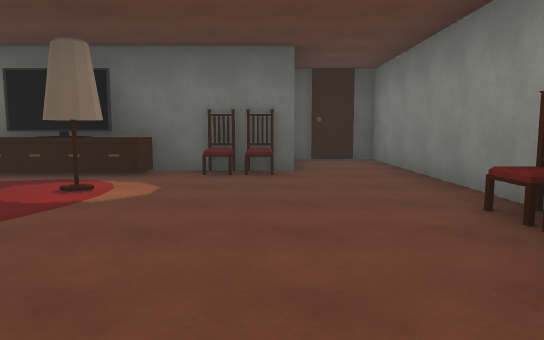
[1] (above)

16 first-person views from a walk through a scene from a Unity 3-D project. The camera is 1.3 m above the floor, tilts 6° down and sees 70° across. Doors are open. The floor is counted in squares, 2 m on a side. Each view is taken from the middle of a square. On the plan, view 1 faces up. The plan holds only what a view shows up to about 11 squares ahead; the rest is blank. The place goes on beyond the plan. The player is left out. Some surface patterns are stand-ins.

[2]
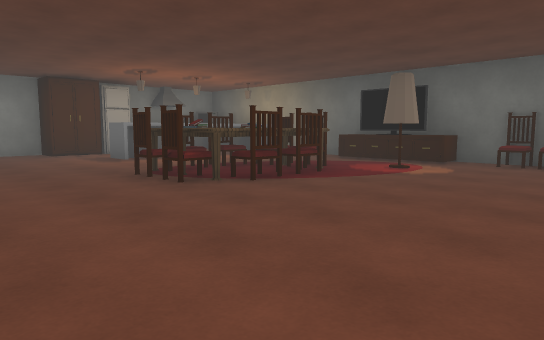

[3]
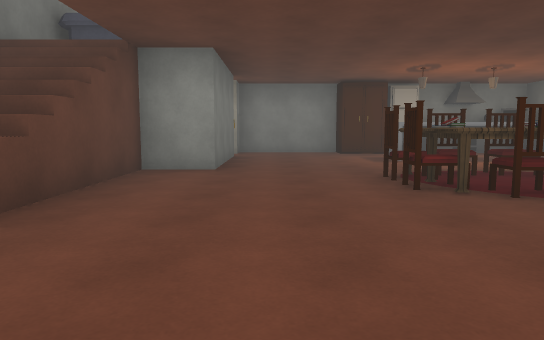

[4]
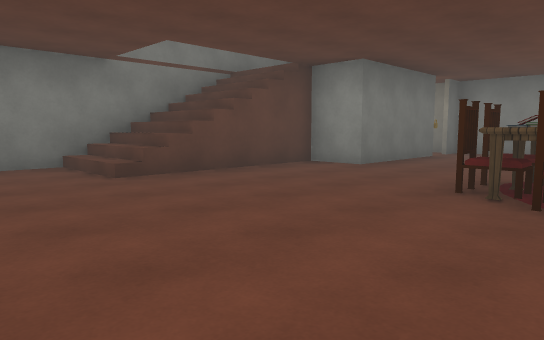

[5]
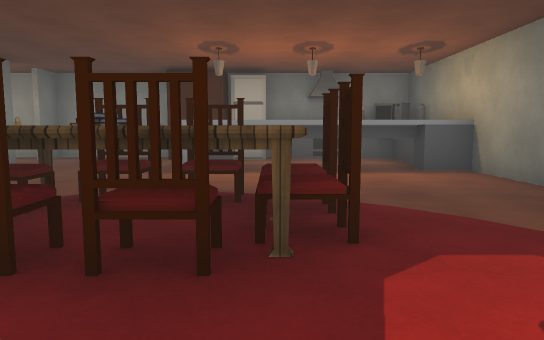

[6]
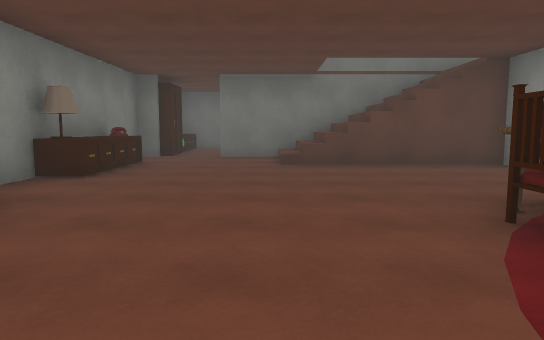

[7]
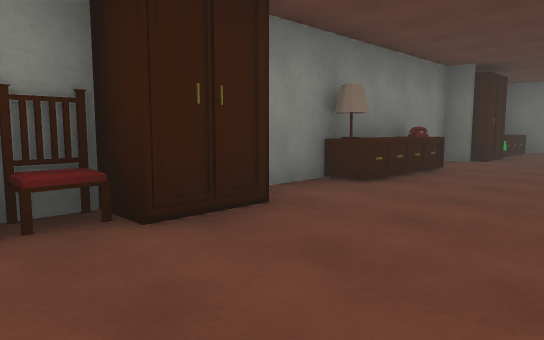

[8]
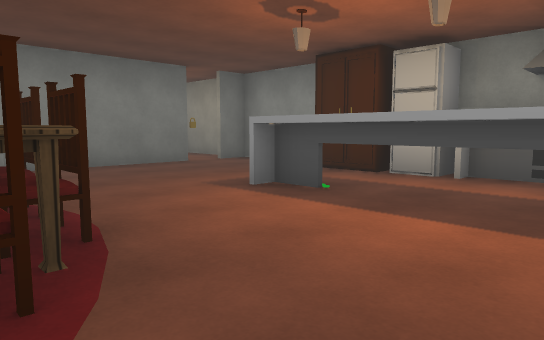

[9]
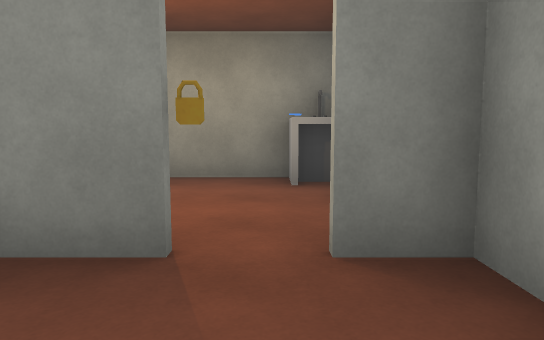

[10]
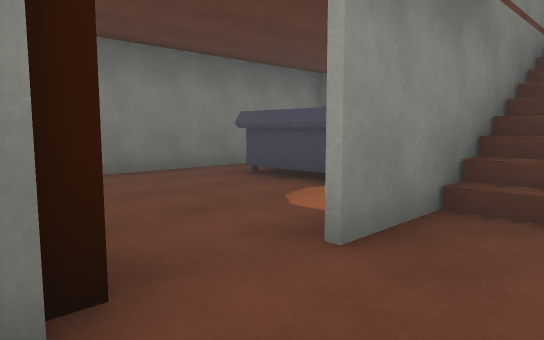

[11]
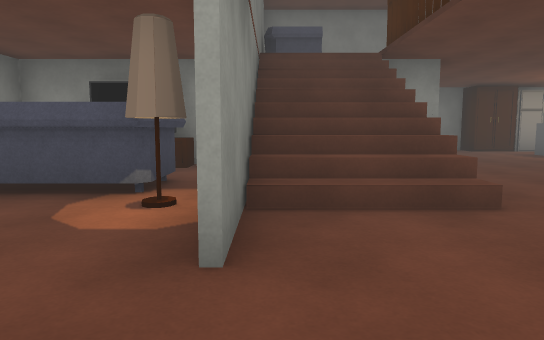

[12]
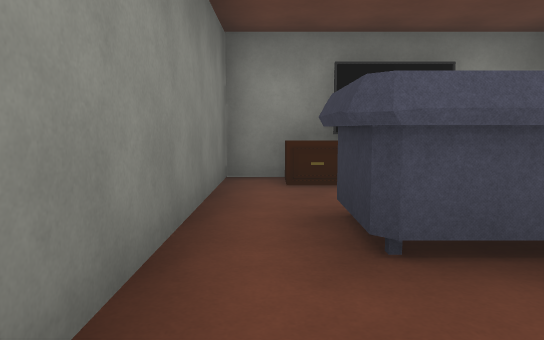

[13]
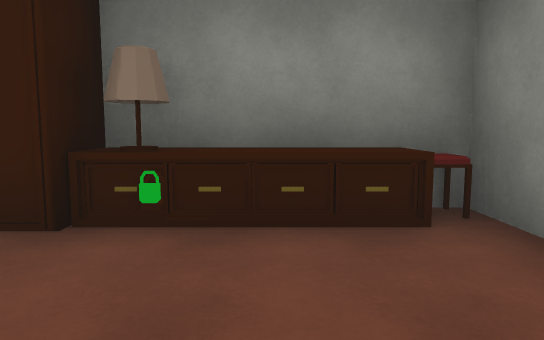

[14]
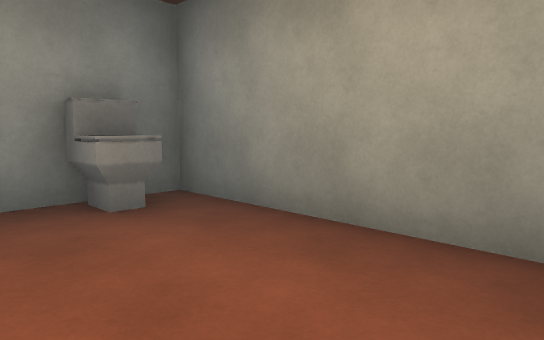

[15]
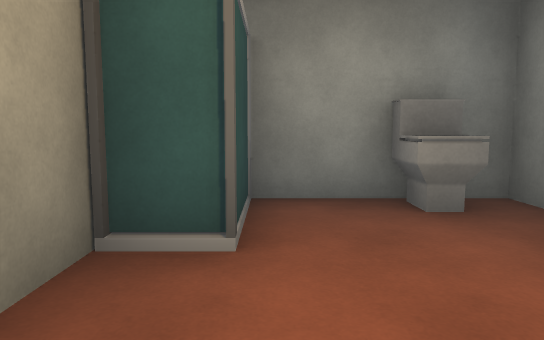

[16]
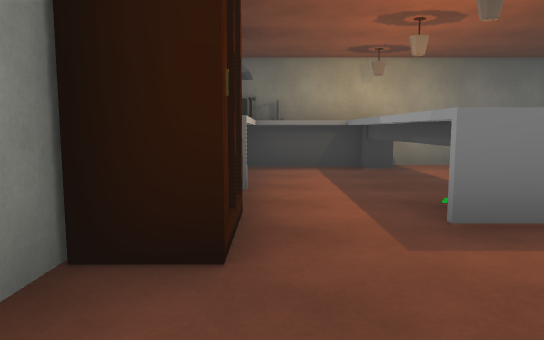

### Floor plan
Key: @ floor where view 1 was taken; # wall or solid block; x gap in a wall; . floor; / step, stairs or slope; D open door; v drop or lower ground; T TV; C chair; L lamp; F fridge; A table; B books; U cupboard; M microwave; S sink; P phone; E sofa; I toilet; H shower; O other object.
Columns run from 10 left of view 1 to 3 right of it. Each row starts with its distance up from view 1.
  9            ##
  8            #.#
  7            ..#
  6 MSOO##OT#CC..#
  5 O..O.........#
  4 O..O....L....#
  3 O..O..CC....C
  2 #F.O.CAB....C
  1 #U....CCD...O
  0 #.........@..
 -1 #...........L
 -2 #D##H.......O
 -3 #...Hxxv//..P
 -4 #...I/////...#
 -5 S...####/DD..#
 -6  ####..ELL.O#
 -7      T  E...#
 -8      O.EE...#
 -9      #......O
-10      ########

Positions as (right, up) in squares from view 1, and headings:
1: (0, 0), facing up
2: (1, -2), facing up-left
3: (1, -1), facing left
4: (1, 2), facing down-left
5: (-1, 3), facing left
6: (-1, 4), facing down
7: (-1, 3), facing down-right
8: (-4, 5), facing down-left
9: (-9, 0), facing down
10: (2, -4), facing down-left
11: (2, -5), facing left
12: (0, -9), facing left
13: (-1, -8), facing right
14: (-9, -3), facing down-right
15: (-9, -3), facing right
16: (-9, -1), facing up
